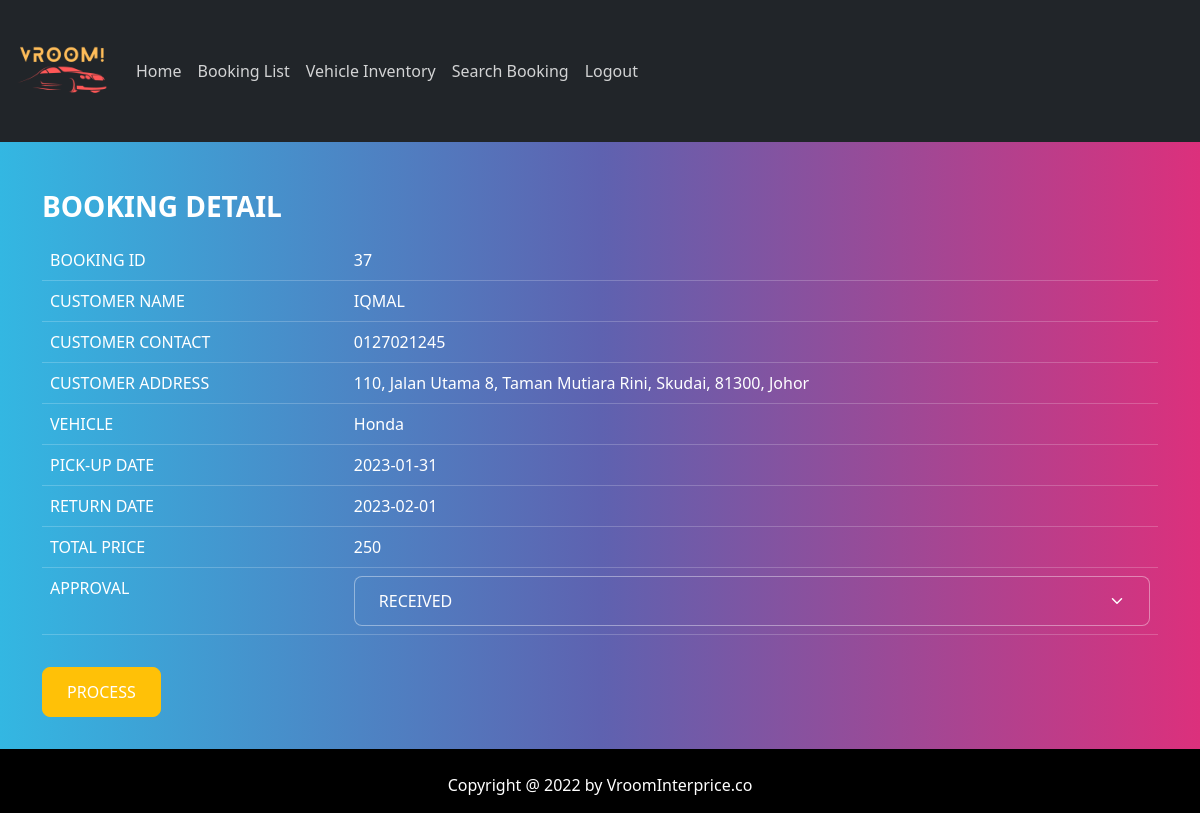
Screenshot of /staffapprovalprocess.php?id=37 (signed in) with the database file from the repository.
### tables this page shows
CREATE TABLE `tb_booking` (
  `b_id` int(11) NOT NULL,
  `b_customer` varchar(15) NOT NULL,
  `b_vehicle` varchar(10) NOT NULL,
  `b_pickupdate` date NOT NULL,
  `b_returndate` date NOT NULL,
  `b_totalprice` int(11) NOT NULL,
  `b_email` varchar(20) NOT NULL,
  `b_status` int(5) NOT NULL
);

CREATE TABLE `tb_user` (
  `u_id` varchar(15) NOT NULL,
  `u_pwd` varchar(100) NOT NULL,
  `u_name` varchar(200) NOT NULL,
  `u_address` varchar(200) DEFAULT NULL,
  `u_contact` varchar(20) NOT NULL,
  `u_license` varchar(20) NOT NULL,
  `u_type` varchar(2) NOT NULL
);

CREATE TABLE `tb_vehicle` (
  `v_reg` varchar(10) NOT NULL,
  `v_type` text NOT NULL,
  `v_model` varchar(10) NOT NULL,
  `v_year` int(4) DEFAULT NULL,
  `v_price` int(255) NOT NULL,
  `v_pic` varchar(500) NOT NULL
);

### staffapprovalprocess.php (the view, shortened to what this page needs)
<?php
include ('dbconnect.php');
include 'headeradmin.php';
if(isset($_GET['id']))
{
  $bid = $_GET['id'];
}
$sql = "SELECT * FROM tb_booking
        LEFT JOIN tb_vehicle ON tb_booking.b_vehicle = tb_vehicle.v_reg
        LEFT JOIN tb_status ON tb_booking.b_status = tb_status.s_id
        LEFT JOIN tb_user ON tb_booking.b_customer = tb_user.u_id
        WHERE b_id = '$bid'";
$result = mysqli_query($con,$sql);
$row = mysqli_fetch_array($result);
?>
<div class="container">
	<br><br>
<h3>BOOKING DETAIL</h3>
<form class="form-horizontal" method="POST" action="adminapprovalprocess.php">
	<table class="table table-hover">
		<tr>
			<td>BOOKING ID</td>
			<td><?php echo $bid; ?></td>
		</tr>
		<tr>
			<td>CUSTOMER NAME</td>
			<td><?php echo $row['u_name']; ?></td>
		</tr>
		<tr>
			<td>CUSTOMER CONTACT</td>
			<td><?php echo $row['u_contact']; ?></td>
		</tr>
		<tr>
			<td>CUSTOMER ADDRESS</td>
			<td><?php echo $row['u_address']; ?></td>
		</tr>
		<tr>
			<td>VEHICLE</td>
			<td><?php echo $row['v_model']; ?></td>
		</tr>
		<tr>
			<td>PICK-UP DATE</td>
			<td><?php echo $row['b_pickupdate']; ?></td>
		</tr>
		<tr>
			<td>RETURN DATE</td>
			<td><?php echo $row['b_returndate']; ?></td>
		</tr>
		<tr>
			<td>TOTAL PRICE</td>
			<td><?php echo $row['b_totalprice']; ?></td>
		</tr>
		<tr>
			<td>APPROVAL</td>
			<td><?php
			$sqlstatus = "SELECT * FROM tb_status";
      $resultstatus = mysqli_query($con, $sqlstatus);
      echo '<select class="form-select" name= "fstatus" id="exampleSelect1">';
      while($rowstatus=mysqli_fetch_array($resultstatus))
      {
        echo "<option value= '".$rowstatus['s_id']."'>".$rowstatus['s_desc']."</option>";
      }
      echo '</select>';
			 ?></td>
		</tr>
	</table>
<button type = "submit" class = "btn btn-warning"> PROCESS </button>
</form>
	<br>
</div>
<br><br><br>
<?php include 'footer.php'; ?>

### rows the page displays
tb_booking: b_customer.u_name "IQMAL", b_customer.u_contact "0127021245", b_customer.u_address "110, Jalan Utama 8, Taman Mutiara Rini, Skudai, 81300, Johor", b_vehicle.v_model "Honda", b_pickupdate "2023-01-31", b_returndate "2023-02-01", b_totalprice "250"

### other values shown
$bid "37"
form field fstatus "RECEIVED"
